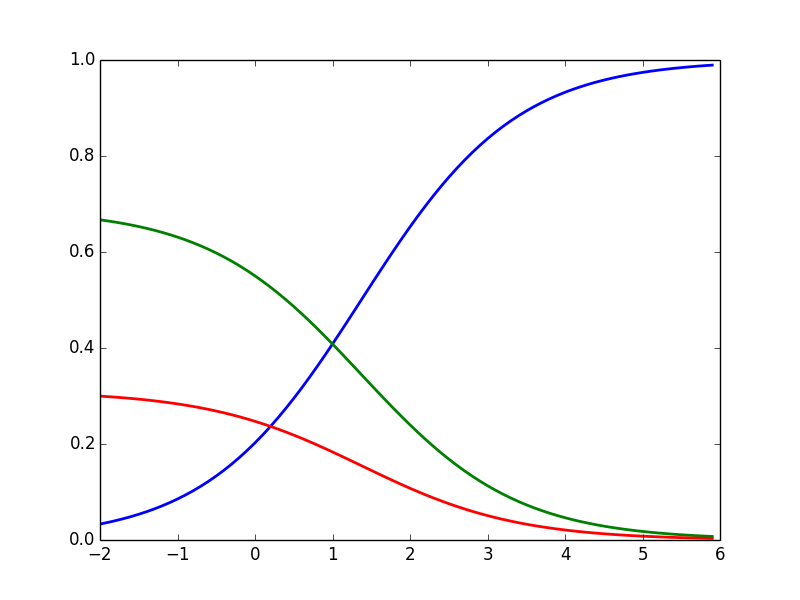

Recreate this plot in Python.
""" Softmax """

_scores = [3.0, 1.0, 0.2]
scores = []

for i in _scores:
    scores.append(i / 1)

print(scores)

import numpy as np

def softmax(x):
    """Compute softmax values for each sets of scores in x."""
    return np.exp(x) / np.sum(np.exp(x), axis=0)

print(softmax(scores))

# Plot softmax curves
import matplotlib.pyplot as plt
x = np.arange(-2.0, 6.0, 0.1)
scores = np.vstack([x, np.ones_like(x), 0.2 * np.ones_like(x)])

plt.plot(x, softmax(scores).T, linewidth=2)
plt.show()
